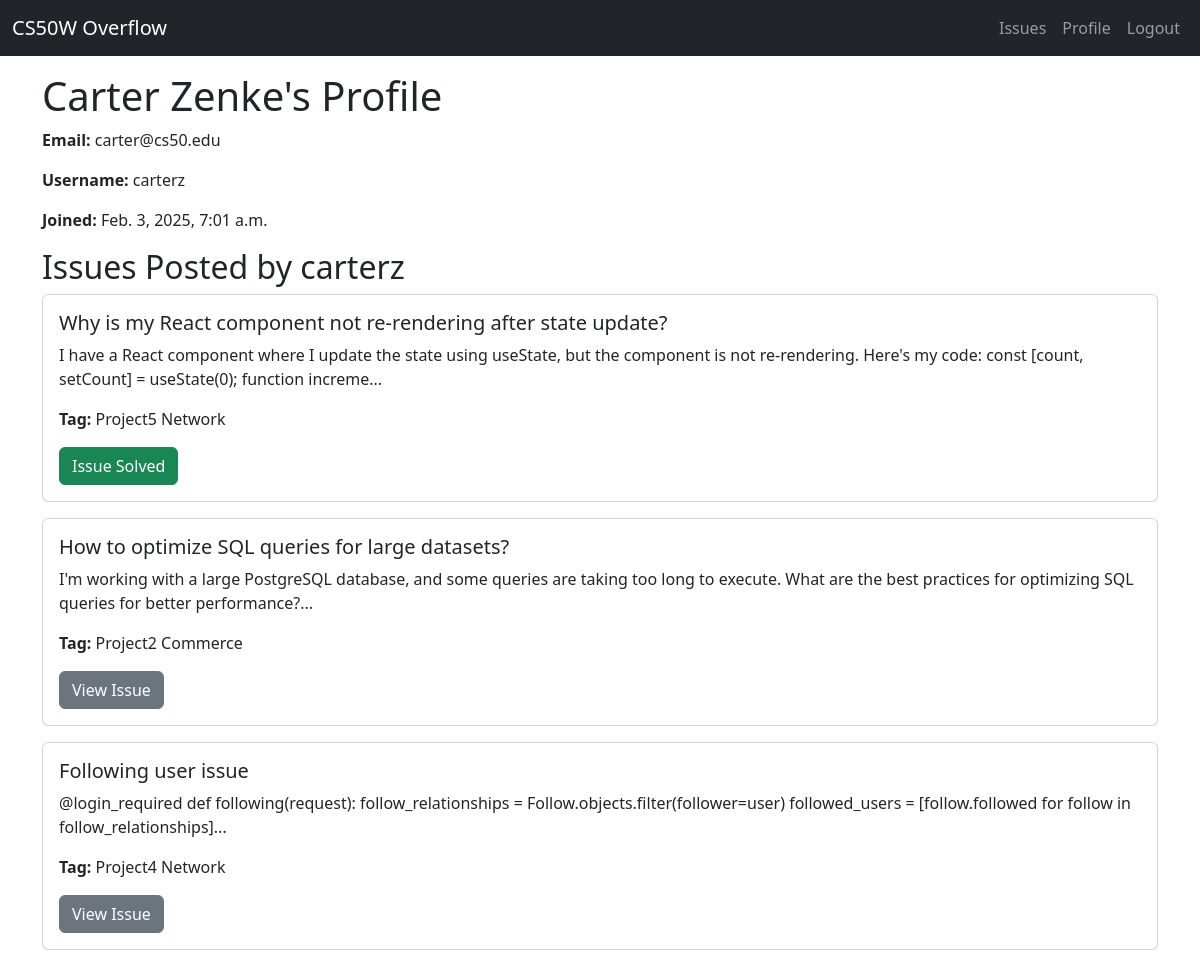
/profile/carterz/, run on the app's committed database.
### qna/models.py (models this page shows, shortened)
class Issue(models.Model):
    title = models.CharField(max_length=200)
    description = models.TextField()
    author = models.ForeignKey(User, on_delete=models.CASCADE)
    created_at = models.DateTimeField(auto_now_add=True)
    is_solved = models.BooleanField(default=False)
    tags = models.CharField(max_length=100, blank=True)

### qna/views.py (the view)
# urls.py: path('profile/<str:username>/', views.profile, name='profile'),
def profile(request, username):
    user = get_object_or_404(User, username=username)  # Get user by username
    issues = Issue.objects.filter(author=user).order_by('-created_at')
    return render(request, 'qna/profile.html', {'user': user, 'issues': issues})

### qna/templates/qna/profile.html
{% extends 'qna/layout.html' %}
{% block content %}
    <div class="mt-3">
        <h1>{{ user.first_name }} {{ user.last_name }}'s Profile</h1>
        <p><strong>Email:</strong> {{ user.email }}</p>
        <p><strong>Username:</strong> {{ user.username }}</p>
        <p><strong>Joined:</strong> {{ user.date_joined }}</p>
        <h2>Issues Posted by {{ user.username }}</h2>
        <div class="row">
            {% for issue in issues %}
            <div class="mb-3">
                <div class="card">
                    <div class="card-body">
                        <h5 class="card-title">{{ issue.title }}</h5>
                        <p class="card-text">{{ issue.description|slice:":180" }}...</p>
                        <p class="card-text"><strong>Tag:</strong> {{ issue.tags }}</p>
                        {% if issue.is_solved %}
                            <a href="{% url 'issue_detail' issue.id %}" class="btn btn-success">Issue Solved</a>
                        {% else %}
                            <a href="{% url 'issue_detail' issue.id %}" class="btn btn-secondary">View Issue</a>
                        {% endif %}
                    </div>
                </div>
            </div>
            {% empty %}
            <p>No issues found matching your search.</p>
            {% endfor %}
        </div>
    </div>
{% endblock %}

### data on the page
Issue: title "Why is my React component not re-rendering after state update?", description "I have a React component where I update the state using useState, but the component is not re-rendering. Here's my code: const [count, setCount] = useState(0); function increme", tags "Project5 Network", is_solved "Issue Solved"
Issue: title "How to optimize SQL queries for large datasets?", description "I'm working with a large PostgreSQL database, and some queries are taking too long to execute. What are the best practices for optimizing SQL queries for better performance?", tags "Project2 Commerce", is_solved "View Issue"
Issue: title "Following user issue", description "@login_required def following(request): follow_relationships = Follow.objects.filter(follower=user) followed_users = [follow.followed for follow in follow_relationships]", tags "Project4 Network", is_solved "View Issue"

### other printed values
{{ user.first_name }} "Carter"
{{ user.last_name }} "Zenke"
{{ user.email }} "carter@cs50.edu"
{{ user.username }} "carterz"
{{ user.date_joined }} "Feb. 3, 2025, 7:01 a.m."
